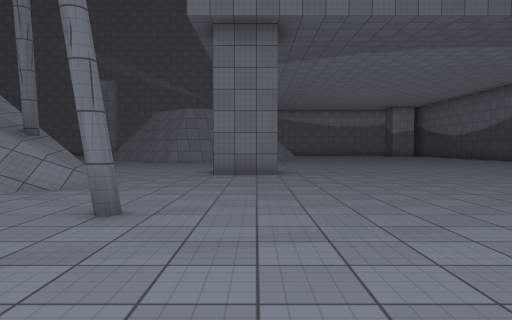
View 1 (above)

24 first-person views from a walk through a scene from a Unity 3-D project. The camera is 1.3 m above the floor, tilts 2° down and sees 70° across. The floor is counted in squares, 2 m on a side. Each view is taken from the middle of a square. On the plan, view 1 faces up. The plan holds only what a view shows up to about 11 squares ahead; the rest is blank. The player character is not drawn. Surface patterns are stand-ins for the level's own textures.

View 2
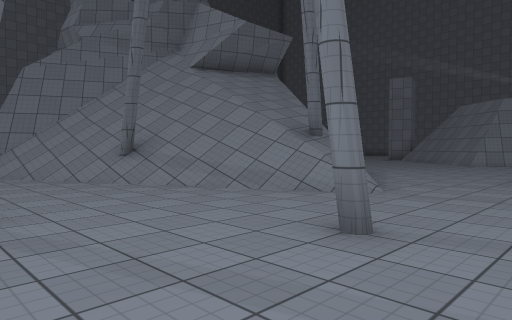

View 3
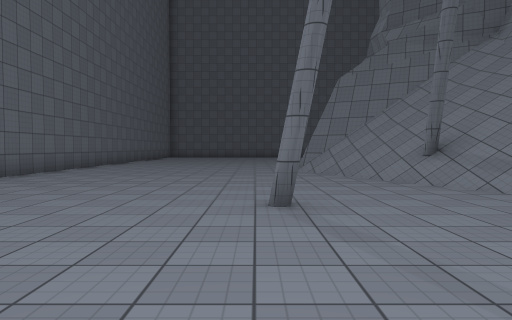

View 4
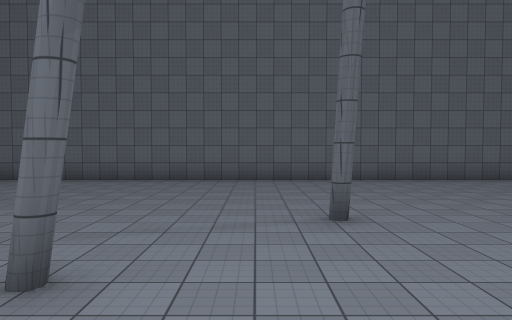

View 5
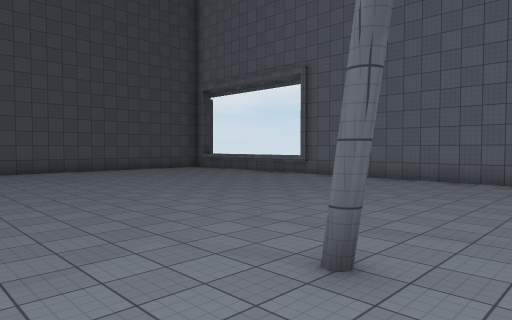

View 6
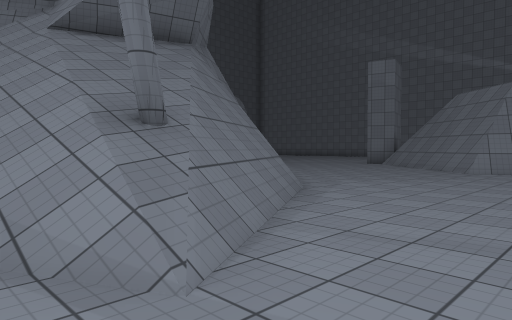

View 7
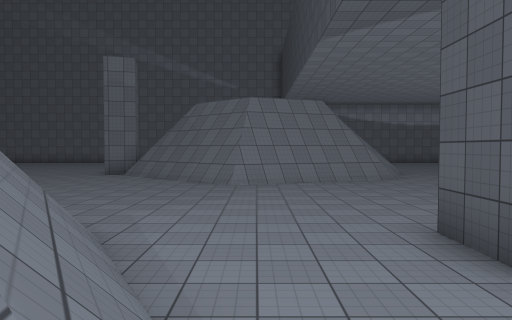

View 8
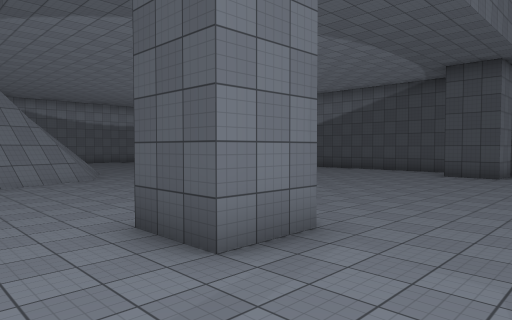

View 9
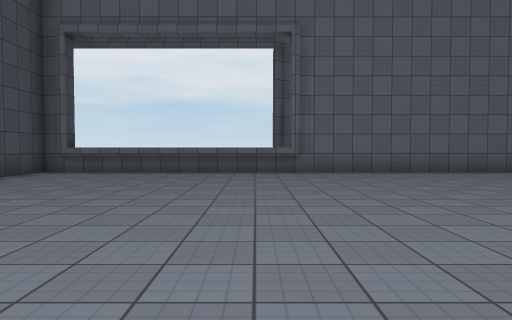

View 10
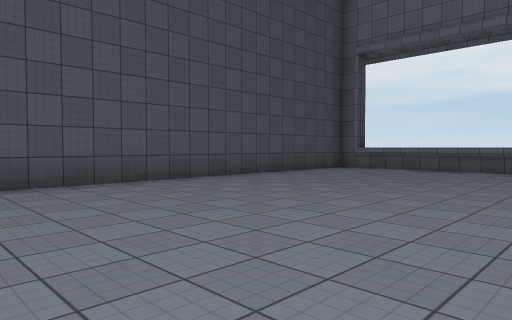

View 11
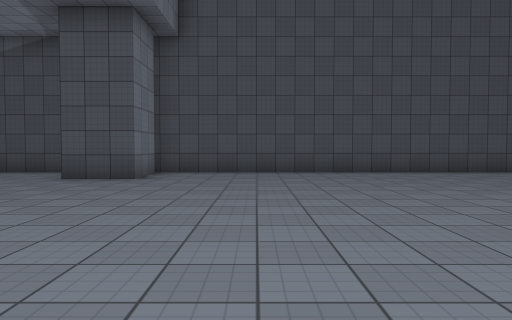

View 12
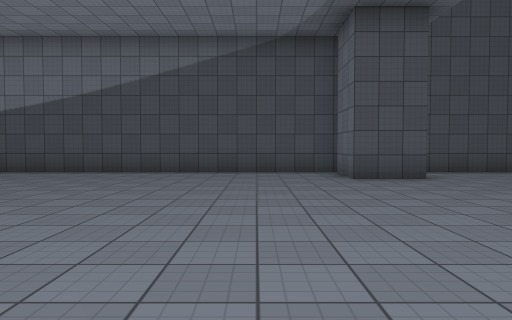

View 13
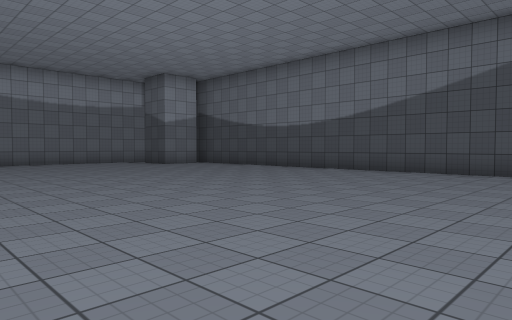

View 14
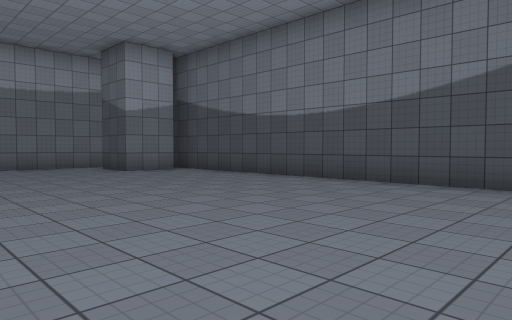

View 15
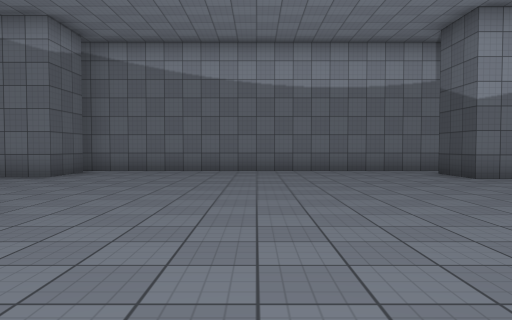

View 16
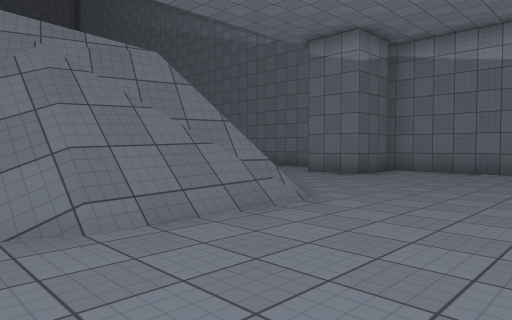

View 17
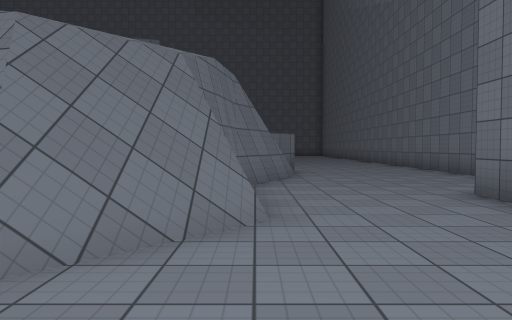

View 18
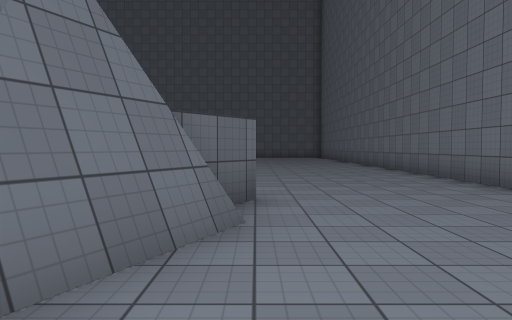

View 19
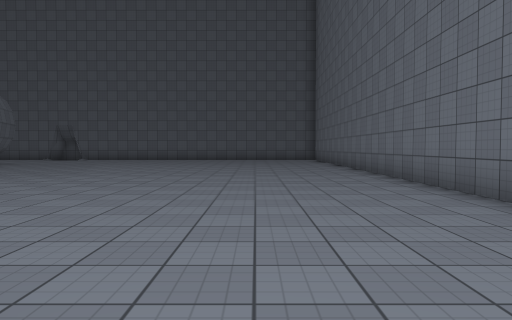

View 20
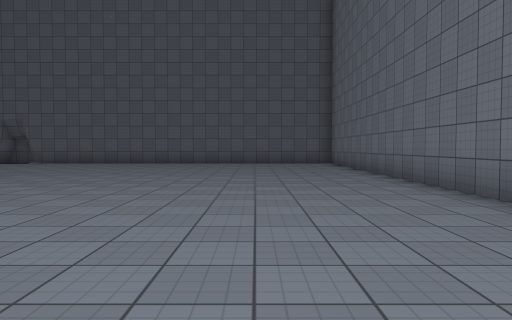

View 21
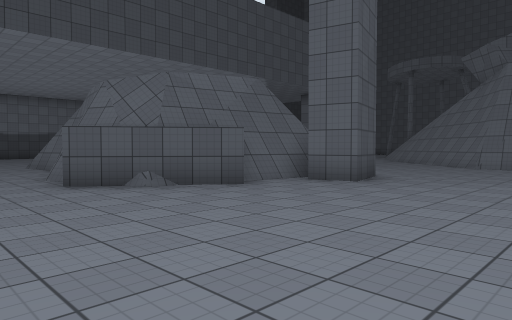

View 22
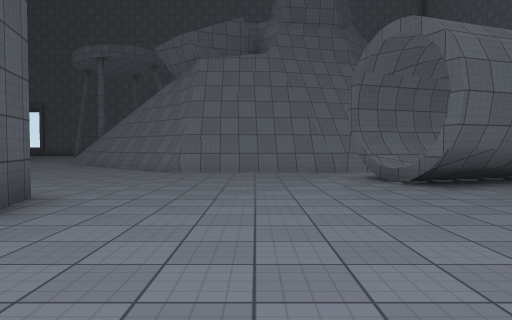

View 23
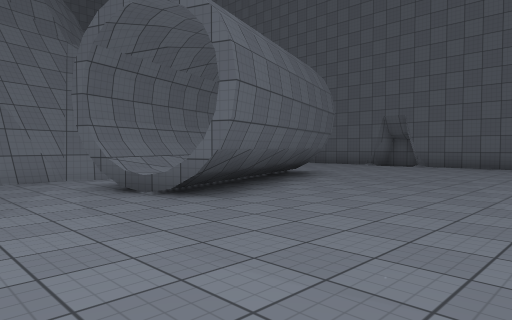

View 24
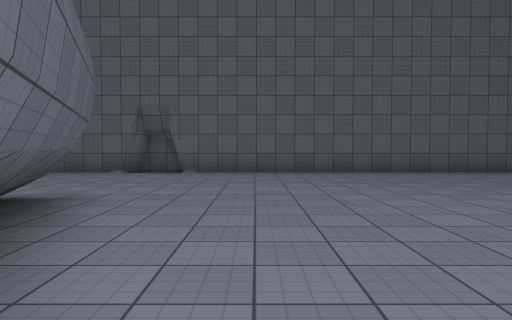

### Floor plan
Key: @ floor where view 1 was taken; # wall or solid block; . main floor; : floor 0.5 m higher than the main floor; / step, stairs or slope; = window, fence, low wall or low ledge; v drop or lower ground.
Columns run from 24 left of view 1 to 12 right of it. Each row starts with its distance up from view 1.
 28     #################   ###########
 27     ................... #.........#
 26     ...................##.........###
 25 #   ................................#
 24 #.. ...............=................#
 23 #.................#=##/##/..........#
 22 #................#=////v///.........#
 21 #................##    //=/.........#
 20 #...............###v    ///.........#
 19 #...............###v    =//.........#
 18 #................ # v  v#//.........#
 17 #.......###.......##vvv##=..........#
 16 #.....###::.........####............#
 15 #.....   ##..........=..............#
 14 #..... ###..........................#
 13 #..      #######....................#
 12            #   ###....... ..........#
 11          /v#   ##  .................#
 10          ###   ##v##...# .........###
  9          #     ##/v#...##.........###
  8              ###///##...............#
  7              #//////#=..............#
  6              #////////..............#
  5              #///////...............#
  4              #/////...#.............#
  3              #///...................#
  2               /.....................#
  1              .......#...............#
  0              ...........@...........#
 -1              .......................#
 -2              .......................#
 -3              .......................#
 -4              .......................#
 -5              #################=====##

Positions as (right, up) in squares from view 1, and headings:
1: (0, 0), facing up
2: (0, 1), facing up-left
3: (0, 1), facing left
4: (-3, 6), facing down
5: (-3, 6), facing down-right
6: (-1, 5), facing up-left
7: (-3, 6), facing up
8: (-3, 6), facing up-right
9: (6, 5), facing down
10: (5, 6), facing down-right
11: (2, 6), facing right
12: (2, 12), facing right
13: (2, 13), facing up-right
14: (5, 16), facing up-right
15: (5, 18), facing up
16: (5, 18), facing up-left
17: (4, 23), facing left
18: (-1, 24), facing left
19: (-5, 25), facing left
20: (-9, 25), facing left
21: (-12, 26), facing down-right
22: (-11, 23), facing down
23: (-11, 21), facing down-left
24: (-14, 18), facing left
